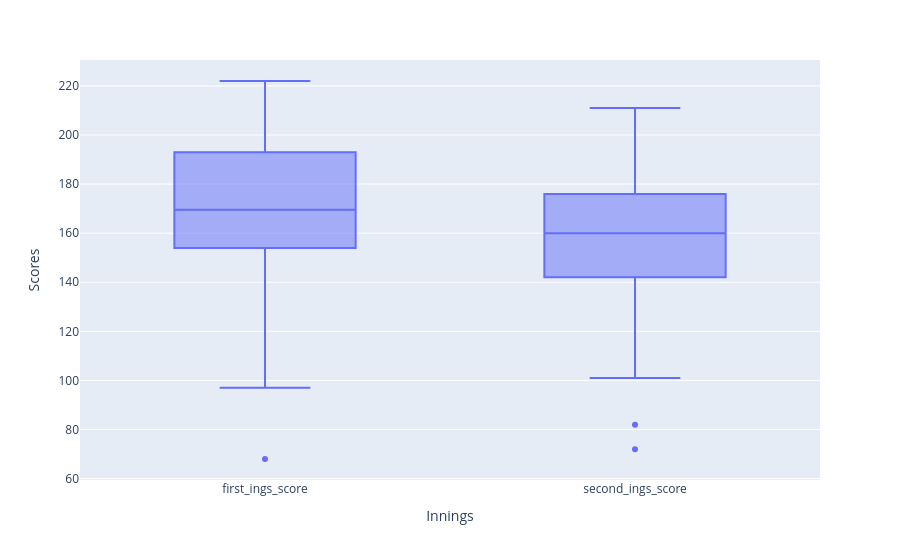

Write notebook code for a chart like this one.
### Code cell
fig = px.box(
    df, 
    y=["first_ings_score", "second_ings_score"],
    labels={"value": "Scores", "variable": "Innings"}
)

fig.show()

### Figure 1 — Plotly figure (JSON) as saved in the notebook; plotly's stock layout.template omitted (floating-point values rounded to 4 significant figures; data arrays with more than 128 entries replaced by an {"elided": "..."} marker saying what was removed)
{"data": [{"alignmentgroup": "True", "hovertemplate": "Innings=%{x}<br>Scores=%{y}<extra></extra>", "legendgroup": "", "marker": {"color": "#636efa"}, "name": "", "notched": false, "offsetgroup": "", "orientation": "v", "showlegend": false, "type": "box", "x": {"elided": "148 str values"}, "x0": " ", "xaxis": "x", "y": {"elided": "148 int values"}, "y0": " ", "yaxis": "y"}], "layout": {"boxmode": "group", "legend": {"tracegroupgap": 0}, "margin": {"t": 60}, "xaxis": {"anchor": "y", "domain": [0, 1], "title": {"text": "Innings"}}, "yaxis": {"anchor": "x", "domain": [0, 1], "title": {"text": "Scores"}}}}
